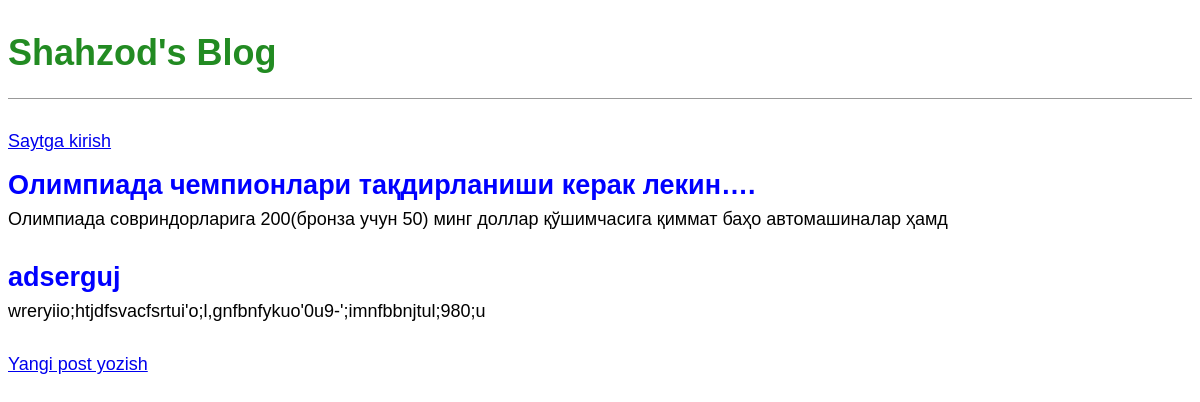
Before: / with the older database file.
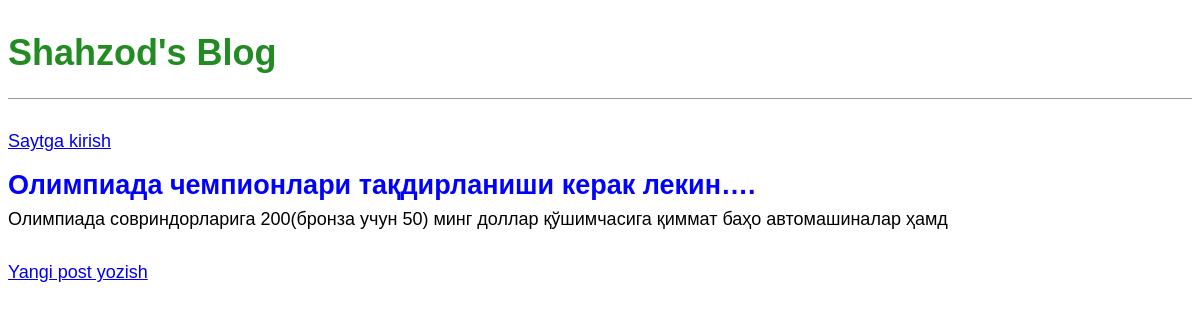
After: the same page with the newer database file.
### appnomi/models.py (models this page shows, shortened)
class Post(models.Model):
    title = models.CharField(max_length=200)
    author = models.ForeignKey(
        'auth.User',
        on_delete=models.CASCADE
    )
    body = models.TextField()

### appnomi/views.py (the view)
# urls.py: path('', BlogListView.as_view(), name='home'),
class BlogListView(ListView):
    model = Post
    template_name = 'home.html'

### Templates/home.html
{% extends 'base.html' %}
{% block content %}
    {% for post in object_list %}
        <div class="post-entry">
            <h2> <a href="{% url 'post_detail' post.pk %}">{{ post.title }}</a></h2>
            <p>{{ post.body | slice:":100"}}</p>
        </div>
        {% endfor %}
{% endblock content %}

### Templates/base.html (shortened to what this page needs)
<!DOCTYPE html>
{% load static %}
<html lang="en">
<head>
    <link rel="stylesheet" href="{% static 'css/base.css' %}">
</head>
<body>
    <header>
        <h1><a href="{%   url 'home' %} "> Shahzod's Blog</a></h1>
    </header>
    {% if user.is_authenticated %}
        <p>Xush kelibsiz, {{ user.username }}!</p>
        <p><a href ="{% url 'logout' %}">Chiqib ketish</a></p>
    {% else %}
        <p>
            <a href="{% url 'login' %}">Saytga kirish</a>
        </p>
    {% endif %}
    <div>
        {% block content %}
        {% endblock content %}
    </div>
    <footer>
        <a href="{% url 'post_new' %}">Yangi post yozish</a>
    </footer>
</body>
</html>

### static/css/base.css (style rules this page uses)
header { border-bottom: 1px solid #999; margin-bottom: 2rem; display: flex; }
body { font-family: 'Noto Sans JP', sans-serif; font-size: 18px; }
header h1 a { color: ForestGreen; text-decoration: none; }
.post-entry { margin-bottom: 2rem; }
.post-entry h2 { margin: 0.5rem 0; }
.post-entry h2 a, .post-entry h2 a:visited { color: blue; text-decoration: none; }
.post-entry p { margin: 0; font-weight: 400; }

Changed rows visible on the page:
removed Post: title "adserguj", body "wreryiio;htjdfsvacfsrtui'o;l,gnfbnfykuo'0u9-';imnfbbnjtul;980;u"
